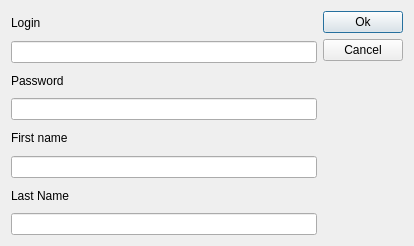
<ui version="4.0" stdsetdef="1" >
  <author></author>
  <comment></comment>
  <exportmacro></exportmacro>
  <class>dEditUser</class>
  <widget class="QDialog" name="dEditUser" >
    <property name="geometry" >
      <rect>
        <x>0</x>
        <y>0</y>
        <width>414</width>
        <height>246</height>
      </rect>
    </property>
    <property name="windowTitle" >
      <string>User</string>
    </property>
    <layout class="QGridLayout" >
      <item row="0" column="0" >
        <layout class="QVBoxLayout" >
          <item>
            <widget class="QLabel" name="textLabel1" >
              <property name="text" >
                <string>Login</string>
              </property>
              <property name="wordWrap" >
                <bool>false</bool>
              </property>
            </widget>
          </item>
          <item>
            <widget class="QLineEdit" name="lineEdit1" />
          </item>
          <item>
            <widget class="QLabel" name="textLabel2" >
              <property name="text" >
                <string>Password</string>
              </property>
              <property name="wordWrap" >
                <bool>false</bool>
              </property>
            </widget>
          </item>
          <item>
            <widget class="QLineEdit" name="lineEdit2" >
              <property name="echoMode" >
                <enum>QLineEdit::Password</enum>
              </property>
            </widget>
          </item>
          <item>
            <widget class="QLabel" name="textLabel3" >
              <property name="text" >
                <string>First name</string>
              </property>
              <property name="wordWrap" >
                <bool>false</bool>
              </property>
            </widget>
          </item>
          <item>
            <widget class="QLineEdit" name="lineEdit3" />
          </item>
          <item>
            <widget class="QLabel" name="textLabel4" >
              <property name="text" >
                <string>Last Name</string>
              </property>
              <property name="wordWrap" >
                <bool>false</bool>
              </property>
            </widget>
          </item>
          <item>
            <widget class="QLineEdit" name="lineEdit4" />
          </item>
        </layout>
      </item>
      <item row="0" column="1" >
        <layout class="QVBoxLayout" >
          <item>
            <widget class="QPushButton" name="pushButton1" >
              <property name="text" >
                <string>Ok</string>
              </property>
            </widget>
          </item>
          <item>
            <widget class="QPushButton" name="pushButton2" >
              <property name="text" >
                <string>Cancel</string>
              </property>
            </widget>
          </item>
          <item>
            <spacer name="spacer1" >
              <property name="sizeHint" >
                <size>
                  <width>20</width>
                  <height>141</height>
                </size>
              </property>
              <property name="sizeType" >
                <enum>QSizePolicy::Expanding</enum>
              </property>
              <property name="orientation" >
                <enum>Qt::Vertical</enum>
              </property>
            </spacer>
          </item>
        </layout>
      </item>
    </layout>
  </widget>
  <layoutdefault spacing="6" margin="11" />
  <includes>
    <include location="local" >auser.h</include>
    <include location="local" >mdtree.h</include>
  </includes>
  <connections>
    <connection>
      <sender>pushButton1</sender>
      <signal>clicked()</signal>
      <receiver>dEditUser</receiver>
      <slot>onOk()</slot>
    </connection>
    <connection>
      <sender>pushButton2</sender>
      <signal>clicked()</signal>
      <receiver>dEditUser</receiver>
      <slot>reject()</slot>
    </connection>
  </connections>
</ui>
